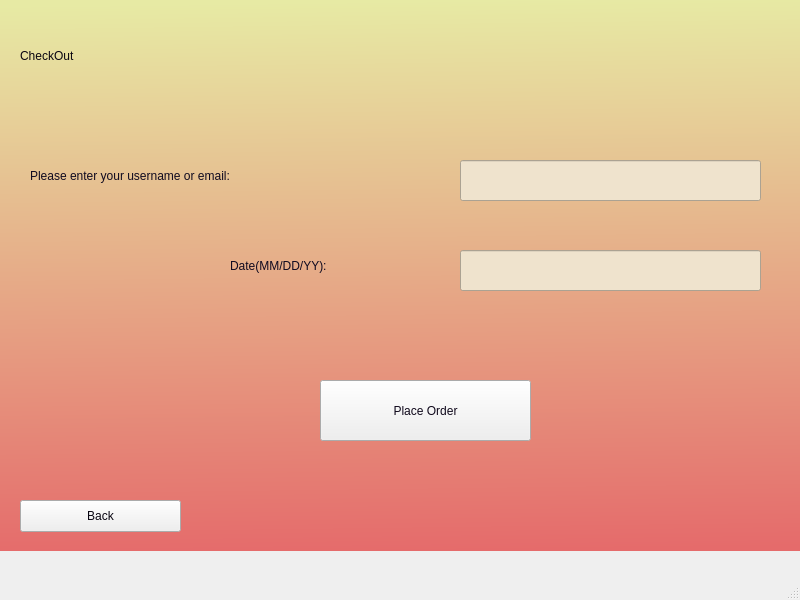
<?xml version="1.0" encoding="UTF-8"?>
<ui version="4.0">
 <class>MainWindow</class>
 <widget class="QMainWindow" name="MainWindow">
  <property name="geometry">
   <rect>
    <x>0</x>
    <y>0</y>
    <width>800</width>
    <height>600</height>
   </rect>
  </property>
  <property name="windowTitle">
   <string>MainWindow</string>
  </property>
  <widget class="QWidget" name="centralwidget">
   <widget class="QWidget" name="backgroundWid" native="true">
    <property name="geometry">
     <rect>
      <x>0</x>
      <y>0</y>
      <width>801</width>
      <height>551</height>
     </rect>
    </property>
    <property name="styleSheet">
     <string notr="true">QWidget#backgroundWid{
background-color:qlineargradient(spread:pad, x1:0.522167, y1:1, x2:0.502463, y2:0, stop:0 rgba(229, 107, 107, 255), stop:1 rgba(231, 234, 164, 255))}
</string>
    </property>
    <widget class="QLabel" name="titleDisp">
     <property name="geometry">
      <rect>
       <x>20</x>
       <y>20</y>
       <width>751</width>
       <height>71</height>
      </rect>
     </property>
     <property name="styleSheet">
      <string notr="true">font: 48pt &quot;Avenir Next&quot;;color: rgb(255, 255, 255);
color: rgb(10, 6, 17);</string>
     </property>
     <property name="text">
      <string>CheckOut</string>
     </property>
    </widget>
    <widget class="QPushButton" name="backButton">
     <property name="geometry">
      <rect>
       <x>20</x>
       <y>500</y>
       <width>161</width>
       <height>32</height>
      </rect>
     </property>
     <property name="styleSheet">
      <string notr="true">color:rgb(9, 6, 18)</string>
     </property>
     <property name="text">
      <string>Back</string>
     </property>
    </widget>
    <widget class="QPushButton" name="placeOrder_btn">
     <property name="geometry">
      <rect>
       <x>320</x>
       <y>380</y>
       <width>211</width>
       <height>61</height>
      </rect>
     </property>
     <property name="styleSheet">
      <string notr="true">color: rgb(16, 9, 28);
font: 24pt &quot;Bodoni 72&quot;;</string>
     </property>
     <property name="text">
      <string>Place Order</string>
     </property>
    </widget>
    <widget class="QLabel" name="user_le_5">
     <property name="geometry">
      <rect>
       <x>30</x>
       <y>160</y>
       <width>431</width>
       <height>31</height>
      </rect>
     </property>
     <property name="styleSheet">
      <string notr="true">color:rgb(16, 10, 32);
font: 26pt &quot;Charter&quot;;</string>
     </property>
     <property name="text">
      <string>Please enter your username or email:</string>
     </property>
    </widget>
    <widget class="QLabel" name="user_le_6">
     <property name="geometry">
      <rect>
       <x>230</x>
       <y>250</y>
       <width>231</width>
       <height>31</height>
      </rect>
     </property>
     <property name="styleSheet">
      <string notr="true">color:rgb(16, 10, 32);
font: 26pt &quot;Charter&quot;;</string>
     </property>
     <property name="text">
      <string>Date(MM/DD/YY):</string>
     </property>
    </widget>
    <widget class="QLabel" name="stockDisp_2">
     <property name="geometry">
      <rect>
       <x>660</x>
       <y>180</y>
       <width>311</width>
       <height>41</height>
      </rect>
     </property>
     <property name="styleSheet">
      <string notr="true">color:rgb(16, 10, 32);
font: 26pt &quot;Charter&quot;;</string>
     </property>
     <property name="text">
      <string/>
     </property>
    </widget>
    <widget class="QLineEdit" name="emailLe">
     <property name="geometry">
      <rect>
       <x>460</x>
       <y>160</y>
       <width>301</width>
       <height>41</height>
      </rect>
     </property>
     <property name="styleSheet">
      <string notr="true">background-color:rgb(239, 227, 205);</string>
     </property>
    </widget>
    <widget class="QLineEdit" name="dateLe">
     <property name="geometry">
      <rect>
       <x>460</x>
       <y>250</y>
       <width>301</width>
       <height>41</height>
      </rect>
     </property>
     <property name="styleSheet">
      <string notr="true">background-color:rgb(239, 227, 205);</string>
     </property>
    </widget>
   </widget>
  </widget>
  <widget class="QMenuBar" name="menubar">
   <property name="geometry">
    <rect>
     <x>0</x>
     <y>0</y>
     <width>800</width>
     <height>22</height>
    </rect>
   </property>
  </widget>
  <widget class="QStatusBar" name="statusbar"/>
 </widget>
 <resources/>
 <connections/>
</ui>
